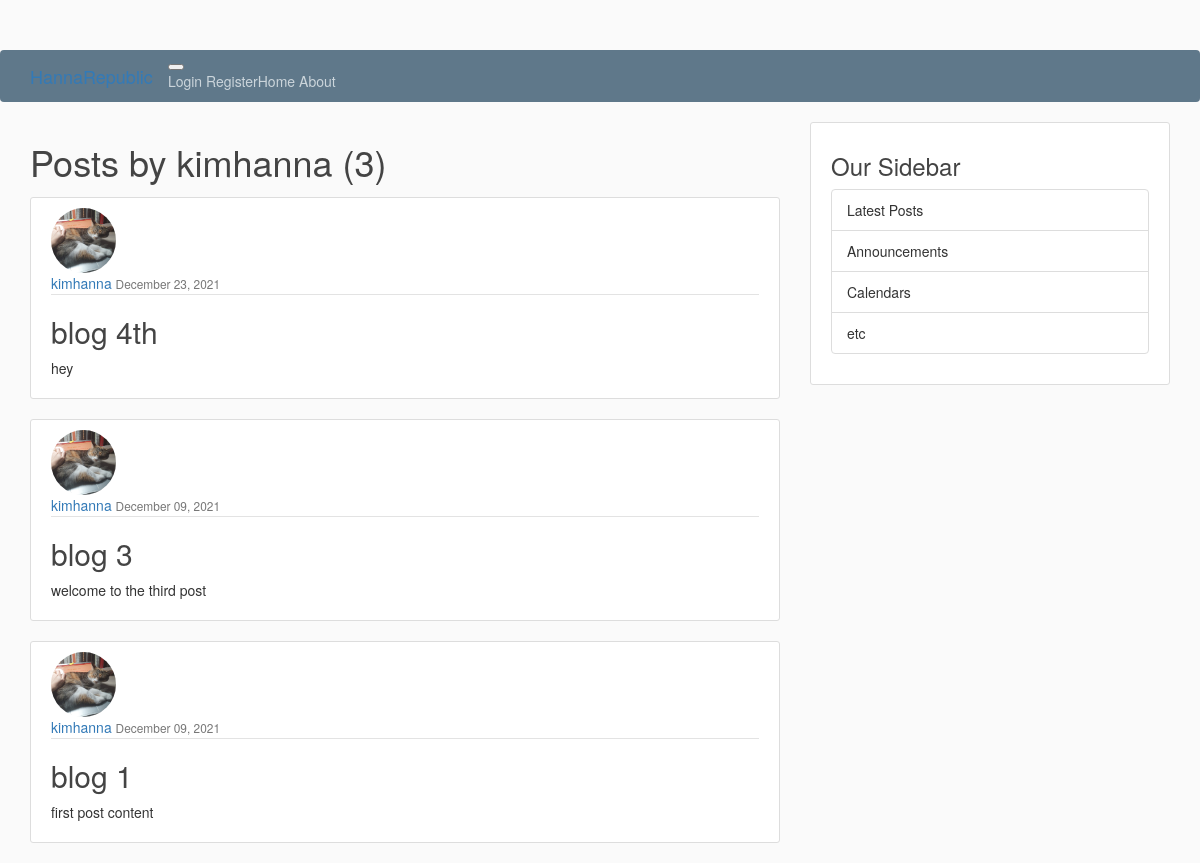
The page /user/kimhanna on the database as committed earlier.
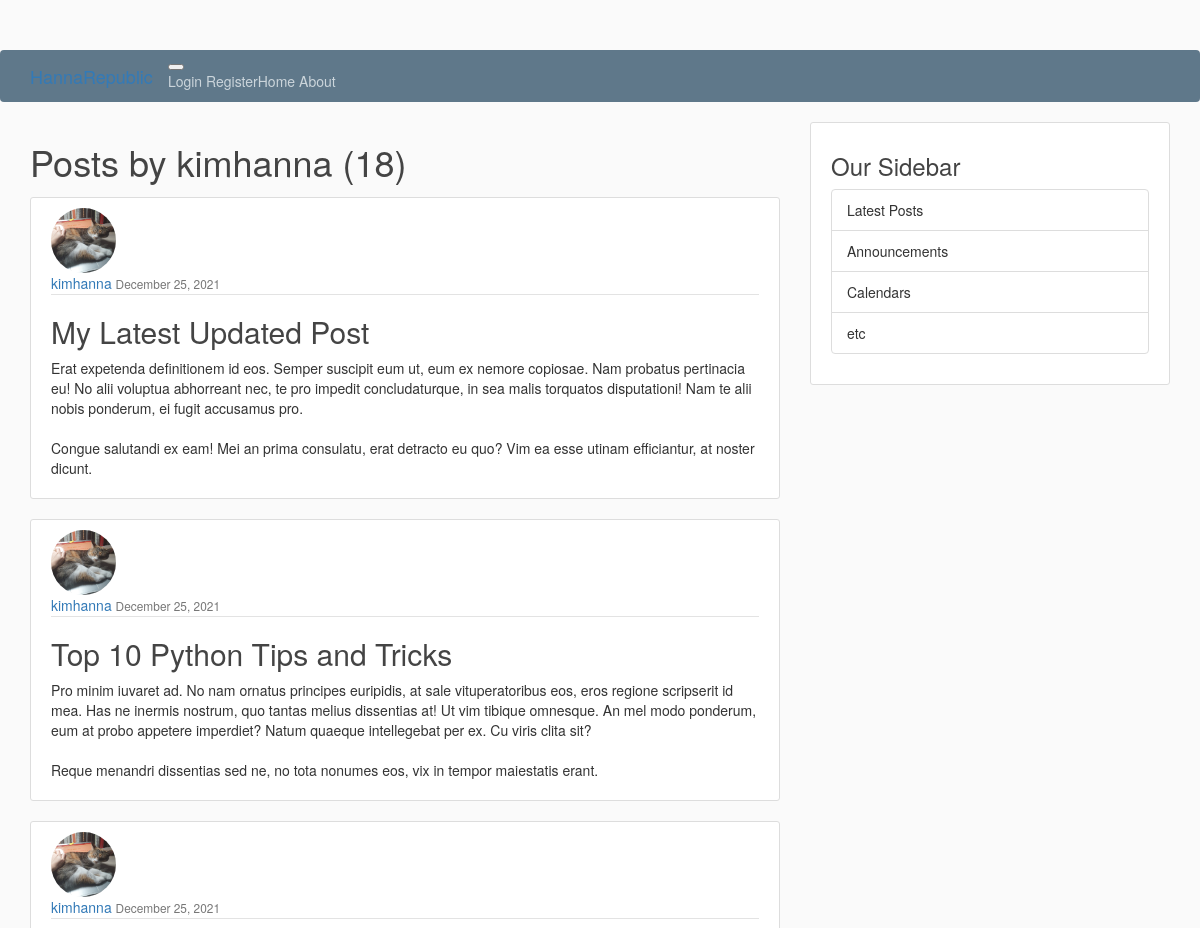
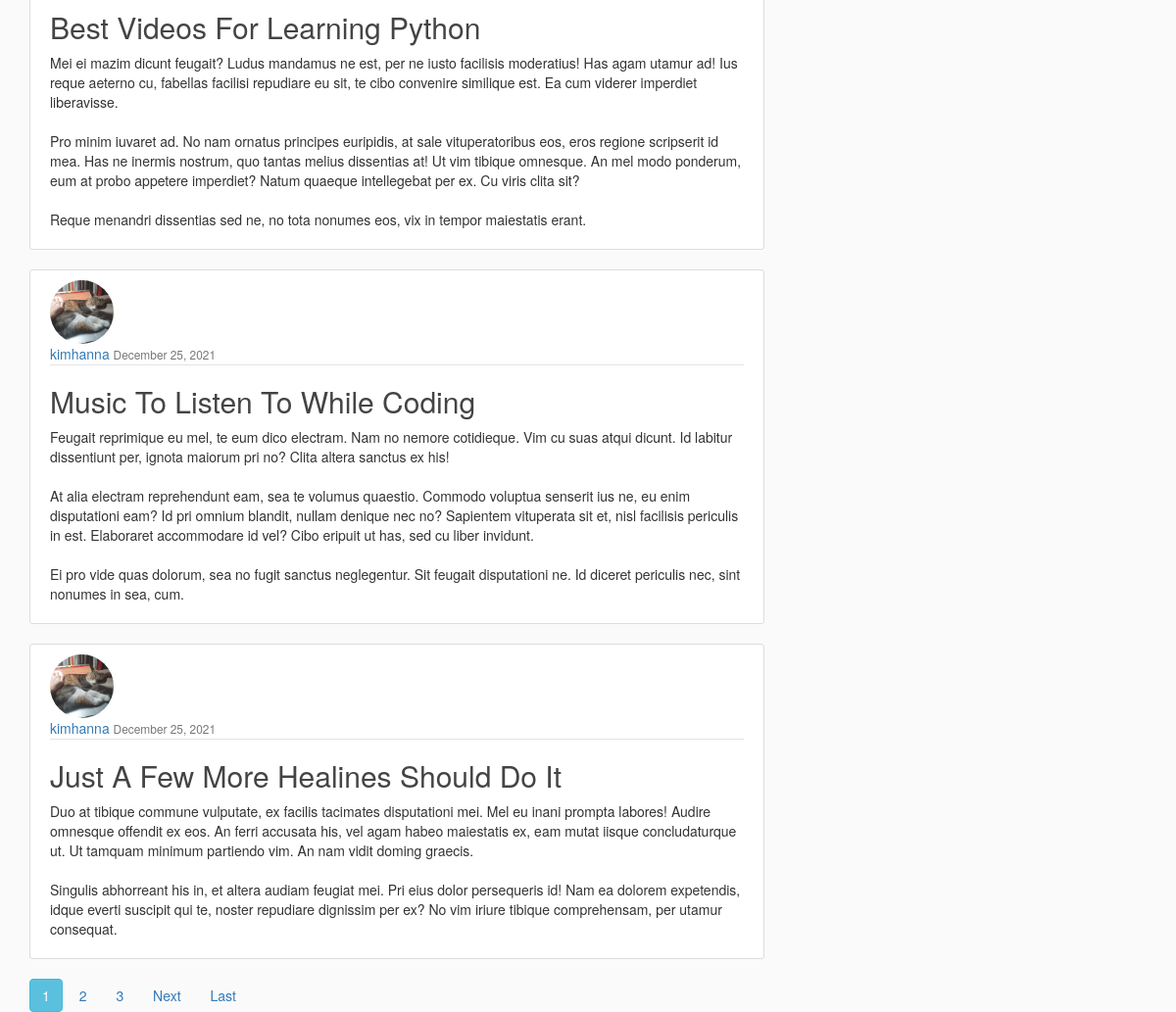
The same page on the database as committed later (2 pictures, top to bottom).
### blog/models.py (models this page shows, shortened)
class Post(models.Model):
    title = models.CharField(max_length=100)
    content = models.TextField()
    date_posted = models.DateTimeField(default=timezone.now)
    author = models.ForeignKey(User, on_delete=models.CASCADE)

### users/models.py (models this page shows, shortened)
class Profile(models.Model):
    user = models.OneToOneField(User, on_delete=models.CASCADE)
    image = models.ImageField(default='default.jpg', upload_to='profile_pics')

### blog/views.py (the view)
class UserPostListView(ListView):
    model = Post
    template_name = 'blog/user_posts.html' # <app>/<model>_<viewtype>.html
    context_object_name = 'posts'
    paginate_by = 5
    def get_queryset(self):
        user = get_object_or_404(User, username=self.kwargs.get('username'))
        return Post.objects.filter(author=user).order_by('-date_posted')

### blog/templates/blog/user_posts.html (shortened to what this page needs)
{% extends "blog/base.html" %}
{% block content %}
<h1 class="mb-3">Posts by {{ view.kwargs.username }} ({{ page_obj.paginator.count }})</h1>
    {% for post in posts %}
    <article class="media content-section">
        <img class ="img-circle article-img" src="{{ post.author.profile.image.url }}" width="150" height="150">
        <div class="media-body">
         <div class="article-metadata">
            <a class="mr-2" href="{% url 'user-posts' post.author.username %}">{{ post.author }}</a>
        <small class="text-muted">{{ post.date_posted|date:"F d, Y" }}</small>
         </div>
        <h2><a class="article-title" href="{% url 'post-detail' post.id %}">{{ post.title }}</a></h2>
        <p class="article-content">{{ post.content }}</p>
        </div>
    </article>
    {% endfor %}
    {% if is_paginated %}
{% for num in page_obj.paginator.page_range %}
{% if page_obj.number == num %}
<a class="btn btn-info mb-4" href="?page={{ num }}">{{ num }}</a>
{% elif num > page_obj.number|add:'-3' and num < page_obj.number|add:'3' %}
<a class="btn btn-outline-info mb-4" href="?page={{ num }}">{{ num }}</a>
{% endif %}
{% endfor %}
        {% if page_obj.has_next %}
<a class="btn btn-outline-info mb-4" href="?page={{ page_obj.next_page_number }}">Next</a>
<a class="btn btn-outline-info mb-4" href="?page={{ page_obj.paginator.num_pages }}">Last</a>
{% endif%}
    {% endif%}
{% endblock content %}

### blog/templates/blog/base.html (shortened to what this page needs)
{% load static %}
<!DOCTYPE html>
<html lang = "en">
<head>
    <link rel="stylesheet" href="https://stackpath.bootstrapcdn.com/bootstrap/3.4.1/css/bootstrap.min.css">
    <link rel="stylesheet" type="text/css" href="{% static 'blog/main.css' %}">
</head>
<body>
    <header class="site-header">
        <nav class="navbar navbar-expand-md navbar-dark bg-steel fixed-top">
    <div class="container">
      <a class="navbar-brand mr-4" href="/">HannaRepublic</a>
      <button class="navbar-toggler" type="button" data-toggle="collapse" data-target="#navbarToggle" aria-controls="navbarToggle" aria-expanded="false" aria-label="Toggle navigation">
      </button>
      <div class="collapse navbar-collapse" id="navbarToggle">
        <div class="navbar-nav mr-auto">
          <a class="nav-item nav-link" href="{% url 'blog-home' %}">Home</a>
          <a class="nav-item nav-link" href="{% url 'blog-about' %}">About</a>
        <div class="navbar-nav">
           {% if user.is_authenticated %}
            <a class="nav-item nav-link" href="{% url 'post-create' %}">New Post</a>
            <a class="nav-item nav-link" href="{% url 'profile' %}">Profile</a>
        <a class="nav-item nav-link" href="{% url 'logout' %}">Logout</a>
            {% else %}
                <a class="nav-item nav-link" href="{% url 'login' %}">Login</a>
                <a class="nav-item nav-link" href="{% url 'register' %}">Register</a>
            {% endif %}
        </div>
            </div>
      </div>
    </div>
  </nav>
</header>
    <main role="main" class="container">
  <div class="row">
    <div class="col-md-8">
      {% block content %}{% endblock %}
    </div>
    <div class="col-md-4">
      <div class="content-section">
        <h3>Our Sidebar</h3>
        <p class='text-muted'>
          <ul class="list-group">
            <li class="list-group-item list-group-item-light">Latest Posts</li>
            <li class="list-group-item list-group-item-light">Announcements</li>
            <li class="list-group-item list-group-item-light">Calendars</li>
            <li class="list-group-item list-group-item-light">etc</li>
          </ul>
        </p>
      </div>
    </div>
  </div>
</main>
</body>
</html>

### blog/templates/blog/static/blog/main.css (style rules this page uses)
body { background: #fafafa; color: #333333; margin-top: 5rem; }
h1, h2, h3, h4, h5, h6 { color: #444444; }
ul { margin: 0; }
.bg-steel { background-color: #5f788a; }
.site-header .navbar-nav .nav-link { color: #cbd5db; }
.content-section { background: #ffffff; padding: 10px 20px; border: 1px solid #dddddd; border-radius: 3px; margin-bottom: 20px; }
.article-title { color: #444444; }
.article-content { white-space: pre-line; }
.article-img { height: 65px; width: 65px; margin-right: 16px; }
.article-metadata { padding-bottom: 1px; margin-bottom: 4px; border-bottom: 1px solid #e3e3e3 }

Rows that differ between the two databases and show on the page:
no longer on this page (row unchanged): Post: author.profile.image (picture), author "kimhanna", date_posted "December 23, 2021", title "blog 4th", content "hey"
no longer on this page (row unchanged): Post: author.profile.image (picture), author "kimhanna", date_posted "December 09, 2021", title "blog 3", content "welcome to the third post"
no longer on this page (row unchanged): Post: author.profile.image (picture), author "kimhanna", date_posted "December 09, 2021", title "blog 1", content "first post content"
added Post: author.profile.image (picture), author "kimhanna", date_posted "December 25, 2021", title "My Latest Updated Post", content "Erat expetenda definitionem id eos. Semper suscipit eum ut, eum ex nemore copiosae. Nam probatus pertinacia eu! No alii voluptua abhorreant nec, te pro impedit concludaturque, in sea malis torquatos disputationi! Nam te alii nobis ponderum, ei fugit accusamus pro. Congue salutandi ex eam! Mei an prima consulatu, erat detracto eu quo? Vim ea esse utinam efficiantur, at noster dicunt."
added Post: author.profile.image (picture), author "kimhanna", date_posted "December 25, 2021", title "Top 10 Python Tips and Tricks", content "Pro minim iuvaret ad. No nam ornatus principes euripidis, at sale vituperatoribus eos, eros regione scripserit id mea. Has ne inermis nostrum, quo tantas melius dissentias at! Ut vim tibique omnesque. An mel modo ponderum, eum at probo appetere imperdiet? Natum quaeque intellegebat per ex. Cu viris clita sit? Reque menandri dissentias sed ne, no tota nonumes eos, vix in tempor maiestatis erant."
added Post: author.profile.image (picture), author "kimhanna", date_posted "December 25, 2021", title "Best Videos For Learning Python", content "Mei ei mazim dicunt feugait? Ludus mandamus ne est, per ne iusto facilisis moderatius! Has agam utamur ad! Ius reque aeterno cu, fabellas facilisi repudiare eu sit, te cibo convenire similique est. Ea cum viderer imperdiet liberavisse. Pro minim iuvaret ad. No nam ornatus principes euripidis, at sale vituperatoribus eos, eros regione scripserit id mea. Has ne inermis nostrum, quo tantas melius dissentias at! Ut vim tibique omnesque. An mel modo ponderum, eum at probo appetere imperdiet? Natum quaeque intellegebat per ex. Cu viris clita sit? Reque menandri dissentias sed ne, no tota nonumes eos, vix in tempor maiestatis erant."
added Post: author.profile.image (picture), author "kimhanna", date_posted "December 25, 2021", title "Music To Listen To While Coding", content "Feugait reprimique eu mel, te eum dico electram. Nam no nemore cotidieque. Vim cu suas atqui dicunt. Id labitur dissentiunt per, ignota maiorum pri no? Clita altera sanctus ex his! At alia electram reprehendunt eam, sea te volumus quaestio. Commodo voluptua senserit ius ne, eu enim disputationi eam? Id pri omnium blandit, nullam denique nec no? Sapientem vituperata sit et, nisl facilisis periculis in est. Elaboraret accommodare id vel? Cibo eripuit ut has, sed cu liber invidunt. Ei pro vide quas dolorum, sea no fugit sanctus neglegentur. Sit feugait disputationi ne. Id diceret periculis nec, sint nonumes in sea, cum."
added Post: author.profile.image (picture), author "kimhanna", date_posted "December 25, 2021", title "Just A Few More Healines Should Do It", content "Duo at tibique commune vulputate, ex facilis tacimates disputationi mei. Mel eu inani prompta labores! Audire omnesque offendit ex eos. An ferri accusata his, vel agam habeo maiestatis ex, eam mutat iisque concludaturque ut. Ut tamquam minimum partiendo vim. An nam vidit doming graecis. Singulis abhorreant his in, et altera audiam feugiat mei. Pri eius dolor persequeris id! Nam ea dolorem expetendis, idque everti suscipit qui te, noster repudiare dignissim per ex? No vim iriure tibique comprehensam, per utamur consequat."
Other text that changed with them:
{{ page_obj.paginator.count }}: "3" → "18"
new list line: "1"
new list line: "2"
new list line: "3"
text now shown: "Next Last"
